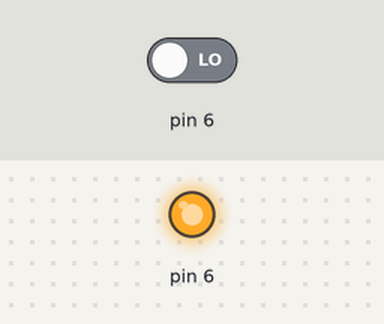
This sketch was run on a simulated Arduino Uno, built with avr-gcc and run on an emulated ATmega328P. Shown: output pins drawn as LEDs (lit = HIGH). The test bench sets the inputs (shaded band); at power-on: pin 6 LOW. What the sketch prints to the serial monitor is not drawn.

Above: at 0.1 s.
Timing chart, 0 to 1.6 s (numbered marks = the images above):
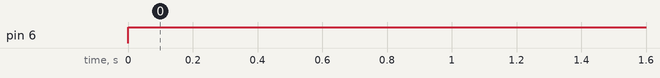

The sketch:

Right_light_test.ino
```cpp
/**
 * Right light sensor test
 * Eric McCallum
 */


void setup() {
  Serial.begin(9600);
}

void loop() {
  long tRight = rcTime(6);
  Serial.print("tRight = ");
  Serial.print(tRight);
  Serial.println(" us");
  delay(1000);
}

long rcTime(int pin) {
  pinMode(pin, OUTPUT); // charge capacitor
  digitalWrite(pin, HIGH); // ... by setting pin output to high
  delay(1); // for 1 ms
  pinMode(pin, INPUT); // set pin to input
  digitalWrite(pin, LOW); // with no pullup
  long time = micros(); // mark the time

  while(digitalRead(pin)); // wait for voltage < threshold
  time = micros() - time; // calculate decay time
  return time; // return decay time
}
```

Measured:
- by itself, pin 6: LOW → HIGH at 0.00 s
